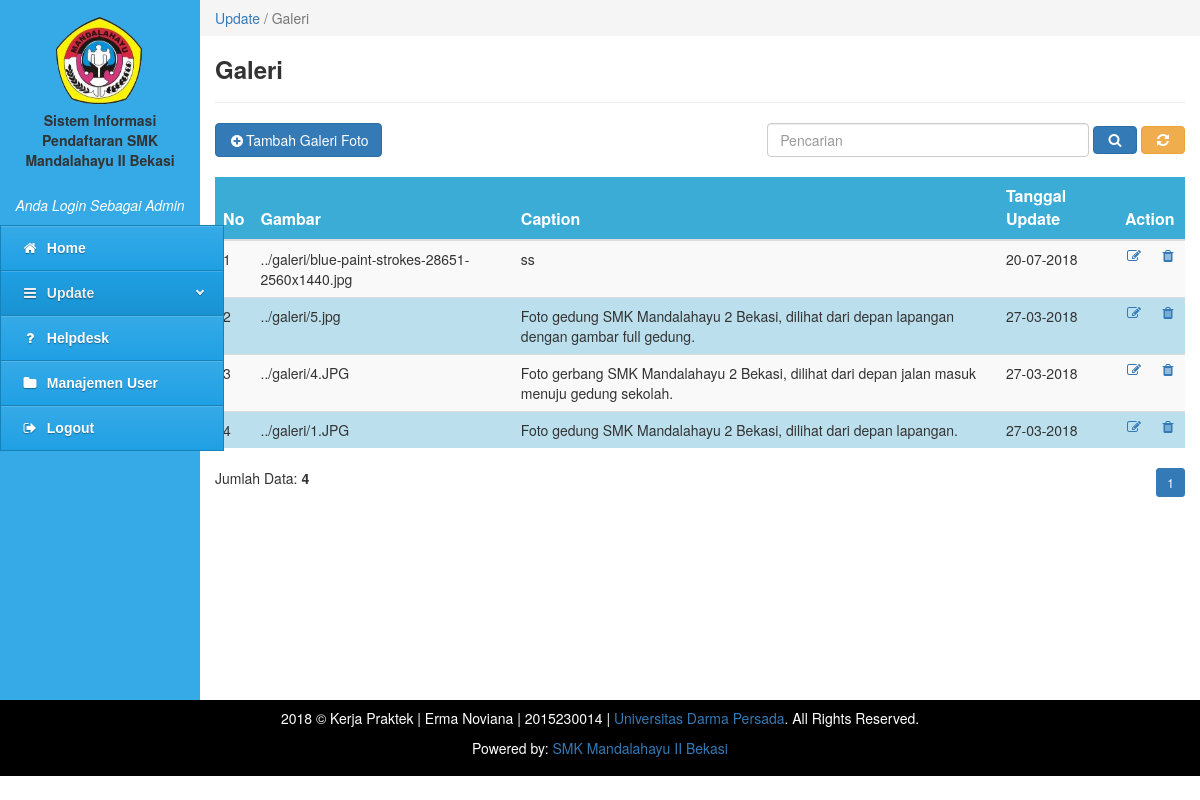
The app's page /admin/admin.php?content=galeri (signed in) with its own data.
### tables this page shows
CREATE TABLE `tbl_galeri` (
  `id_galeri` int(10) NOT NULL,
  `gambar` varchar(200) NOT NULL,
  `caption` varchar(500) NOT NULL,
  `tgl_update` varchar(20) NOT NULL
);

### admin/galeri.php (the view, shortened to what this page needs)
<div class="col-md-10" style="padding:0px">
  <ol class="breadcrumb" style="margin:0;border-radius:0;">
    <li class="active"><a href="#">Update</a> / Galeri</li>
  </ol>
</div>
<div class="col-md-10" style="min-height:500px">
  <h3><b>Galeri</b></h3>
  <hr>
     <form class="form-inline" action="" method="POST">
    <div class="form-group" style="float: right;">
      <input size="37px" type="text" name="pencarian" class="form-control" placeholder="Pencarian">
      <button type="submit" class="btn btn-primary"><i class="fa fa-search fa-fw"></i></button>
      <a href="admin.php?content=galeri"><button type="button" class="btn btn-warning"><i class="fa fa-refresh fa-fw"></i></button></a>
    </div>
  </form>
      <button type="button" class="btn btn-primary" data-toggle="modal" data-target="#myModal"><i class="fa fa-plus-circle fa-fw"></i>Tambah Galeri Foto</button>
      <br>
      <br>
      <form class="form-horizontal" method="POST">
      <table class="table table-striped">
        <thead>
          <tr>
            <th>No</th>
            <th>Gambar</th>
            <th>Caption</th>
            <th>Tanggal Update</th>
            <th colspan="2">Action</th>
          </tr>
        </thead>
        <tbody>
          <?php
            include '../config/koneksi.php';
            $batas  = 8;
            $hal    = @$_GET['hal'];
            if (empty($hal)) {
              $posisi = 0;
              $hal    = 1;
            } else {
              $posisi = ($hal - 1) * $batas;
            }
            if($_SERVER['REQUEST_METHOD'] == "POST") {
              $pencarian = trim(mysqli_real_escape_string($konek, $_POST['pencarian']));
              if ($pencarian != '') {
                $sql = "SELECT * FROM tbl_galeri WHERE caption LIKE '%$pencarian%' OR tgl_update LIKE '%$pencarian%' ORDER BY id_galeri DESC";
                $query = $sql;
                $queryJml = $sql;
              } else {
                $query = "SELECT * FROM tbl_galeri ORDER BY id_galeri DESC LIMIT $posisi, $batas ";
                $queryJml = "SELECT * FROM tbl_galeri ORDER BY id_galeri DESC";
                $no = $posisi + 1;
              }
            } else {
              $query = "SELECT * FROM tbl_galeri ORDER BY id_galeri DESC LIMIT $posisi, $batas ";
              $queryJml = "SELECT * FROM tbl_galeri ORDER BY id_galeri DESC";
            }
            $querydata = mysqli_query($konek, $query)or die(mysqli_error());
                    if(mysqli_num_rows($querydata) == 0){
                      echo '<tr><td colspan="5" align="center"><i>Belum ada post galeri!<i></td></tr>';
                    }
                      else
                    {
                      $no = 1;
                      while($data = mysqli_fetch_array($querydata)){
                        echo '<tr>';
                        echo '<td>'.$no.'</td>';
                        echo '<td>'.$data['gambar'].'</td>';
                        echo '<td>'.$data['caption'].'</td>';
                        echo '<td>'.$data['tgl_update'].'</td>';
                        echo '<td  width="20"><a data-toggle="tooltip" data-placement="left" title="Edit" href=admin.php?content=edit-galeri&&id_galeri='.$data['id_galeri'].'><i class="fa fa-edit fa-fw"></i></a></td>';
                        echo '<td  width="20"><a data-toggle="tooltip" data-placement="left" title="Delete" href=../config/delete-galeri.php?id_galeri='.$data['id_galeri'].'><i class="fa fa-trash fa-fw"></i></a></td>';
                        echo '</tr>';
                        $no++;
                      }
                    }
                ?>
        </tbody>
      </table>
    </form>
    <?php
     if($_SERVER['REQUEST_METHOD'] == "POST") {
            $pencarian = trim(mysqli_real_escape_string($konek, $_POST['pencarian']));
        echo "<div style=\"float:left;\">";
        $jml = mysqli_num_rows(mysqli_query($konek, $queryJml));
        echo "Data Hasil Pencarian: <b>$jml</b>";
        echo "</div>";
      } else { ?>
        <div style="float:left;">
          <?php
          $jml = mysqli_num_rows(mysqli_query($konek, $queryJml));
          echo "Jumlah Data: <b>$jml</b>";
          ?>
        </div>
        <div style="float:right;">
          <ul class="pagination pagination-sm" style="margin: 0">
            <?php
            $jml_hal = ceil($jml / $batas);
            for ($i=1; $i <= $jml_hal; $i++) {
              if ($i != $hal) {
                echo "<li><a href=\"admin.php?content=galeri&&hal=$i\">$i</a></li>";
              } else {
                echo "<li class=\"active\"><a>$i</a></li>";
              }
            }
          }
            ?>
          </ul>
        </div>
  </div>

### admin/galeri.php (style rules this page uses)
table { border-collapse: collapse; width: 100%; }
th, td { text-align: left; padding: 8px; }
tr:nth-child(even) { background-color: #bbdfed; }
th { background-color: #3bacd6; color: white; }
td { font-size: 14px; }

### records on screen
tbl_galeri: gambar "../galeri/blue-paint-strokes-28651-2560x1440.jpg", caption "ss", tgl_update "20-07-2018"
tbl_galeri: gambar "../galeri/5.jpg", caption "Foto gedung SMK Mandalahayu 2 Bekasi, dilihat dari depan lapangan dengan gambar full gedung.", tgl_update "27-03-2018"
tbl_galeri: gambar "../galeri/4.JPG", caption "Foto gerbang SMK Mandalahayu 2 Bekasi, dilihat dari depan jalan masuk menuju gedung sekolah.", tgl_update "27-03-2018"
tbl_galeri: gambar "../galeri/1.JPG", caption "Foto gedung SMK Mandalahayu 2 Bekasi, dilihat dari depan lapangan.", tgl_update "27-03-2018"

### other values on screen
$jml "4"
